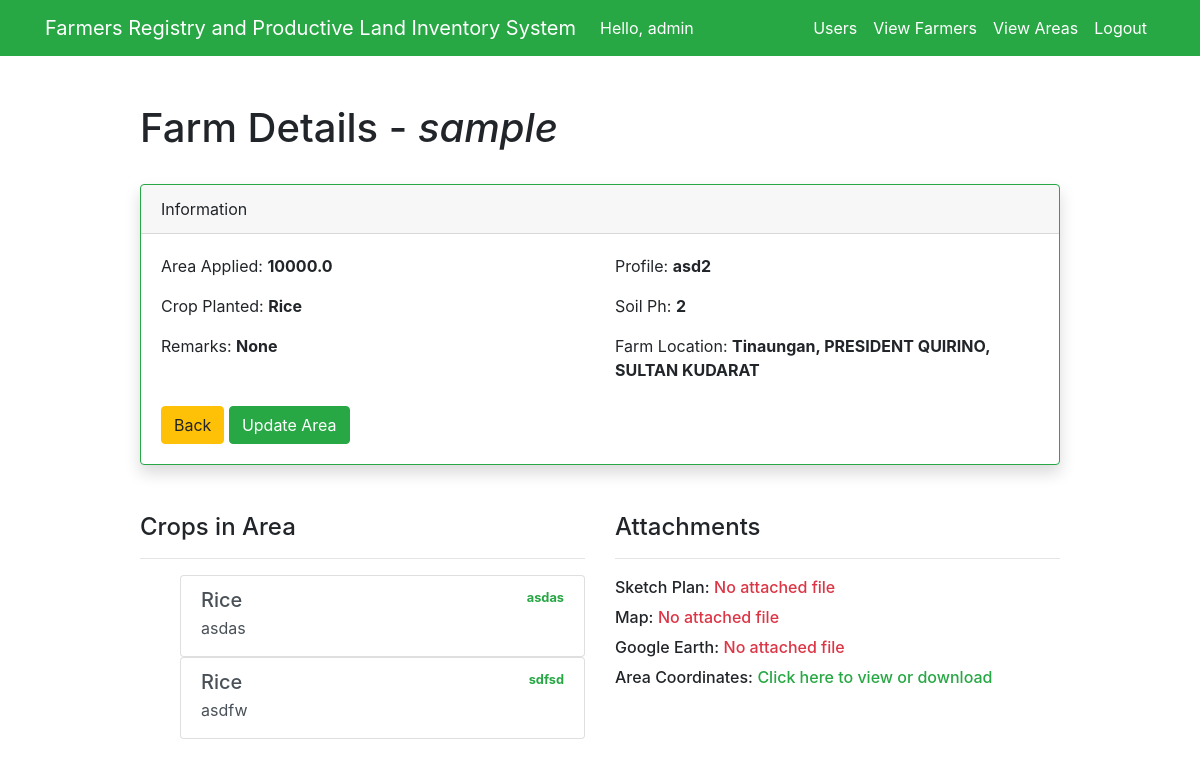
The page /home/viewarea/36 (signed in) on the database its author committed.
### test_app/models.py (models this page shows, shortened)
class UsersAreaInfo(models.Model):
    RICE = 'Rice'
    CORN = 'Corn'
    SUGARCANE = 'Sugarcane'
    PLANTED = [
        (RICE, 'Rice'),
        (CORN, 'Corn'),
        (SUGARCANE, 'Sugarcane'),
    ]
    farmer_id = models.ForeignKey(Farmer, models.CASCADE, db_column='farmer_id')
    total_area = models.FloatField()
    crop_planted = models.CharField(max_length=9, choices=PLANTED, default=RICE, blank=True, null=True)
    remarks = models.CharField(max_length=100, blank=True, null=True)
    sketch_plan = models.FileField(upload_to='documents_sp/', max_length=254, blank=True)
    map = models.FileField(upload_to='documents_map/', max_length=254, blank=True)
    google_earth = models.FileField(upload_to='documents_ge/', max_length=254, blank=True)
    area_coordinates = models.FileField(upload_to='documents_coordinates/', max_length=254, blank=True)
    profile_field = models.CharField(max_length=250)
    soil_ph = models.IntegerField()
    region = models.CharField(max_length=200)
    province = models.CharField(max_length=200)
    muncity = models.CharField(max_length=200)
    brgy = models.CharField(max_length=200)

class Farmer(models.Model):
    MALE = 'M'
    FEMALE = 'F'
    PERSON_GENDER = [
        (MALE, 'Male'),
        (FEMALE, 'Female'),
    ]
    MARRIED = 'MARRIED'
    SINGLE = 'SINGLE'
    DIVORCED = 'DIVORCED'
    WIDOWED = 'WIDOWED'
    PERSON_CIVIL_STATUS = [
        (MARRIED, 'Married'),
        (SINGLE, 'Single'),
        (DIVORCED, 'Divorced'),
        (WIDOWED, 'Widowed'),
    ]
    assigned_id = models.CharField(max_length=20, blank=True, null=True)
    first_name = models.CharField(max_length=200, blank=False)
    last_name = models.CharField(max_length=200, blank=False)
    middle_name = models.CharField(max_length=200, blank=False)
    gender = models.CharField(max_length=1, choices=PERSON_GENDER, default=MALE)
    region = models.CharField(max_length=200)
    province = models.CharField(max_length=200)
    muncity = models.CharField(max_length=200)
    brgy = models.CharField(max_length=200)
    address = models.TextField(blank=True)
    contact_no = models.CharField(max_length=20, blank=True, null=True)
    tin = models.CharField(max_length=20, blank=True, null=True)
    philhealth = models.CharField(max_length=20, blank=True, null=True)
    sss = models.CharField(max_length=20, blank=True, null=True)
    pagibig = models.CharField(max_length=20, blank=True, null=True)
    civil_status = models.CharField(max_length=20, blank=True, null=True, choices=PERSON_CIVIL_STATUS, default=SINGLE)
    nationality = models.CharField(max_length=50, blank=True, null=True)
    birthdate = models.DateField(default=None)
    spouse = models.CharField(max_length=250, blank=True, null=True)
    date_created = models.DateTimeField(auto_now_add=True)

class AreaCrop(models.Model):
    RICE = 'Rice'
    CORN = 'Corn'
    SUGARCANE = 'Sugarcane'
    PLANTED = [
        (RICE, 'Rice'),
        (CORN, 'Corn'),
        (SUGARCANE, 'Sugarcane'),
    ]
    area_id = models.ForeignKey(UsersAreaInfo, models.CASCADE, db_column='area_id', default=None)
    crop_planted = models.CharField(max_length=9, choices=PLANTED, default=RICE)
    status = models.CharField(max_length=100, blank=True, null=True)
    remarks = models.CharField(max_length=100, blank=True, null=True)

### test_app/views.py (the view, shortened to what this page needs)
# urls.py: path('home/viewarea/<int:pk>', views.engineer_view_area, name='engineer_view_area'),
@login_required(login_url='/')
def engineer_view_area(request, pk):
    if request.method == 'GET':
        user_area = get_object_or_404(UsersAreaInfo, id=pk)
        crop_in_area = AreaCrop.objects.filter(area_id=pk)
        form = UserAreaEngineerForm(instance=user_area)
        farm_location = str(get_brgy(user_area.brgy)) + ', ' \
                        + str(get_muncity(user_area.muncity)) + ', ' \
                        + str(get_province(user_area.province))
        context = {
            'user_area': user_area,
            'farm_location': farm_location,
            'crop_in_area': crop_in_area,
            'form': form,
        }
        return render(request, 'test_app/engineerviewarea.html', context)

### test_app/views.py (called while the page is built)
def get_province(province_id):
    if province_id != 0:
        province_name = ProvincialCode.objects.get(prov_code=province_id).province_name
        return province_name

def get_muncity(muncity_id):
    if muncity_id != 0:
        muncity_name = MunCityCode.objects.get(muncity_code=muncity_id).muncity_name
        return muncity_name

def get_brgy(brgy_id):
    if brgy_id != 0:
        brgy_name = BrgyCode.objects.get(brgy_psgc_code=brgy_id).brgy_name
        return brgy_name

### test_app/templates/test_app/engineerviewarea.html (shortened to what this page needs)
{% extends 'test_app/base.html' %}
{% block content %}
<div class="row justify-content-center mt-5">
    <div class="col-md-10">
        <h1>Farm Details - <em>{{ user_area.farmer_id.first_name }}</em></h1>
        <br>
        <div class="card shadow border-success">
            <div class="card-header">
                Information
            </div>
            <div class="card-body">
                <div class="row">
                    <div class="col-sm-12 col-md-6">
                        <p class="card-text">Area Applied: <strong>{{ user_area.total_area }}</strong></p>
                        <p class="card-text">Crop Planted: <strong>{{ user_area.crop_planted }}</strong></p>
                        <p class="card-text">Remarks: <strong>{{ user_area.remarks }}</strong></p>
                    </div>
                    <div class="col-sm-12 col-md-6">
                        <p class="card-text">Profile: <strong>{{ user_area.profile_field }}</strong></p>
                        <p class="card-text">Soil Ph: <strong>{{ user_area.soil_ph }}</strong></p>
                        <p class="card-text">Farm Location: <strong>{{ farm_location }}</strong></p>
                    </div>
                </div>
                <br>
                <a href="{% url 'user_engineer' %}" class="btn btn-warning">Back</a>
                <button type="button" class="btn btn-success" data-toggle="modal" data-target="#updateAreaModal" data-backdrop="static" data-keyboard="false">
                    Update Area
                </button>
            </div>
        </div>
        <br><br>
        <div class="row">
            <div class="col-sm-12 col-md-6 col-lg-6">
                <h4>Crops in Area</h4><hr>
                <ul class="list_group">
                    {% if not crop_in_area %}
                        <p class="mb-1 text-danger"><strong>No crop(s) found in area</strong></p>
                    {% else %}
                        {% for crop in crop_in_area %}
                            <div class="list-group">
                                <a href="#" class="list-group-item list-group-item-action flex-column align-items-start">
                                    <div class="d-flex w-100 justify-content-between">
                                        <h5 class="mb-1">{{ crop.crop_planted }}</h5>
                                        <small class="text-success"><strong>{{ crop.status }}</strong></small>
                                    </div>
                                    <p class="mb-1">{{ crop.remarks }}</p>
                                </a>
                            </div>
                        {% endfor %}
                    {% endif %}
                </ul>
            </div>
            <div class="col-sm-12 col-md-6 col-lg-6">
                <h4>Attachments</h4><hr>
                <label class="h6">Sketch Plan: </label>
                {% if user_area.sketch_plan %}
                    <a class="h6 btn-outline-success" href="/media/{{ user_area.sketch_plan }}" target="_blank">Click here to view or download</a><br>
                {% else %}
                    <a class="h6 btn-outline-danger" href="#">No attached file</a><br>
                {% endif %}
                <label class="h6">Map: </label>
                {% if user_area.map %}
                    <a class="h6 btn-outline-success" href="/media/{{ user_area.map }}" target="_blank">Click here to view or download</a><br>
                {% else %}
                    <a class="h6 btn-outline-danger" href="#">No attached file</a><br>
                {% endif %}
                <label class="h6">Google Earth: </label>
                {% if user_area.google_earth %}
                    <a class="h6 btn-outline-success" href="/media/{{ user_area.google_earth }}" target="_blank">Click here to view or download</a><br>
                {% else %}
                    <a class="h6 btn-outline-danger" href="#">No attached file</a><br>
                {% endif %}
                <label class="h6">Area Coordinates: </label>
                {% if user_area.area_coordinates %}
                    <a class="h6 btn-outline-success" href="/media/{{ user_area.area_coordinates }}" target="_blank">Click here to view or download</a><br>
                {% else %}
                    <a class="h6 btn-outline-danger" href="#">No attached file</a><br>
                {% endif %}
            </div>
        </div>
    </div>
</div>
{% endblock %}

### test_app/templates/test_app/base.html (shortened to what this page needs)
<!doctype html>
<html lang="en">
<head>
    <link rel="stylesheet" href="https://stackpath.bootstrapcdn.com/bootstrap/4.4.1/css/bootstrap.min.css">
</head>
<body>
<nav class="navbar navbar-expand-md navbar-light bg-success">
<div class="container">
    {% if user.is_superuser %}<a class="navbar-brand" href="{% url 'user_dashboard' %}">{% else %}<a class="navbar-brand" href="{% url 'user_info' %}">{% endif %}
        <span class="text-white">Farmers Registry and Productive Land Inventory System</span>
    </a>
    <div class="collapse navbar-collapse" id="navbarNav">
        {% if user.is_authenticated %}
            <ul class="navbar-nav mr-auto">
                <li class="nav-item">
                    <span class="nav-link text-white">Hello, {{ request.user }}</span>
                </li>
            </ul>
        {% endif %}
    <ul class="navbar-nav ml-auto">
        {% if user.is_authenticated %}
            <li class="nav-item">
                {% if user.is_superuser %}
                    <a href="{% url 'user_list' %}" class="nav-link text-white">Users</a>
                {% endif %}
            </li>
            <li class="nav-item">
                {% if user.is_superuser %}
                    <a href="{% url 'user_dashboard' %}" class="nav-link text-white">View Farmers</a>
                {% endif %}
            </li>
            <li class="nav-item">
                {% if user.is_superuser %}
                    <a href="{% url 'viewarea_dashboard' %}" class="nav-link text-white">View Areas</a>
                {% endif %}
            </li>
            <li class="nav-item">
                <a href="#" onclick="$('#signOutBtn').click()" class="nav-link text-white">Logout</a>
            </li>
        {% endif %}
    </ul>
    </div>
</div>
</nav>
<div class="container">
{% block content %}{% endblock %}
</div>
</body>
</html>

### rows shown on the page
UsersAreaInfo: farmer_id.first_name "sample", total_area "10000.0", crop_planted "Rice", remarks "None", profile_field "asd2", soil_ph "2"
AreaCrop: crop_planted "Rice", status "asdas", remarks "asdas"
AreaCrop: crop_planted "Rice", status "sdfsd", remarks "asdfw"

### other values the page prints
{{ request.user }} "admin"
{{ farm_location }} "Tinaungan, PRESIDENT QUIRINO, SULTAN KUDARAT"
